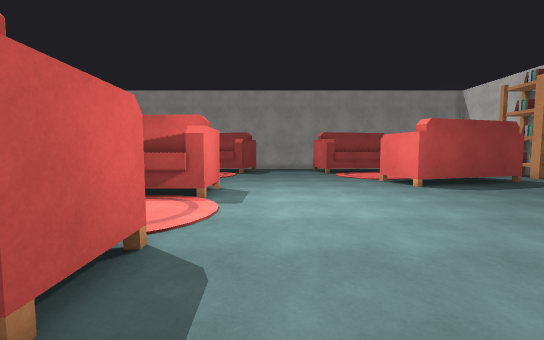
View 1 (above)

24 first-person views from a walk through a Unity game level. The camera is 1.5 m above the floor, tilts 4° down and sees 90° across. Doors are open. The floor is counted in squares, 1 m on a side. Each view is taken from the middle of a square. On the plan, view 1 faces up. The plan holds only what a view shows up to about 14 squares ahead; the rest is blank. The player character is not drawn. Surface patterns are stand-ins for the level's own textures.

View 2
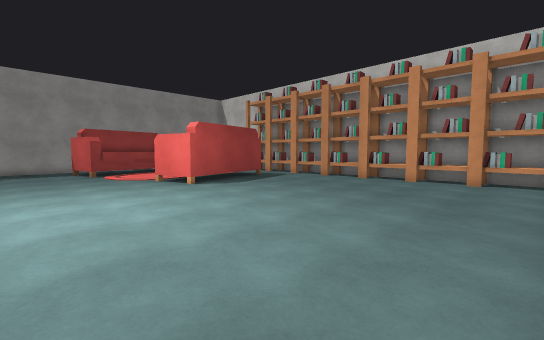

View 3
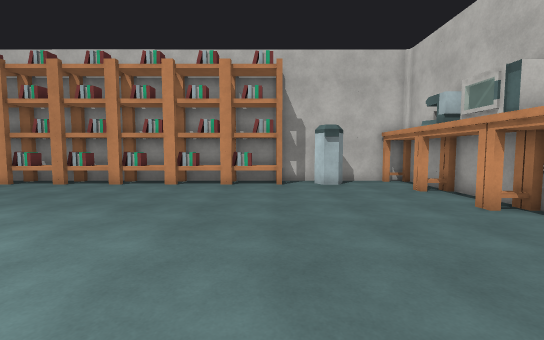

View 4
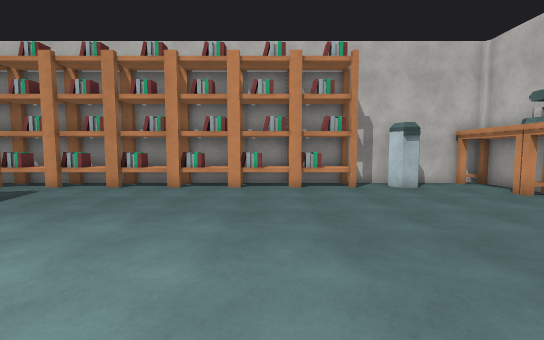

View 5
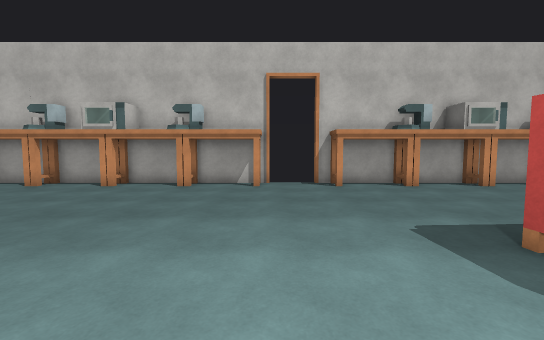

View 6
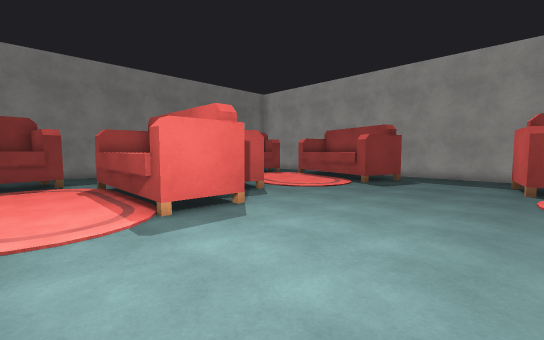

View 7
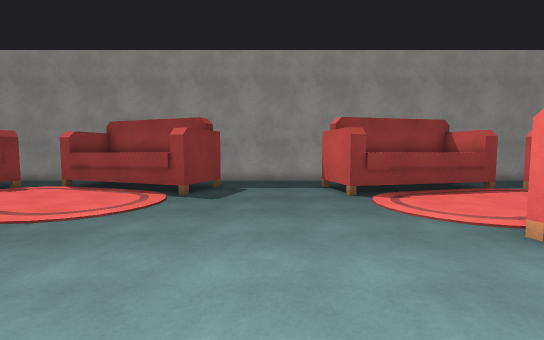

View 8
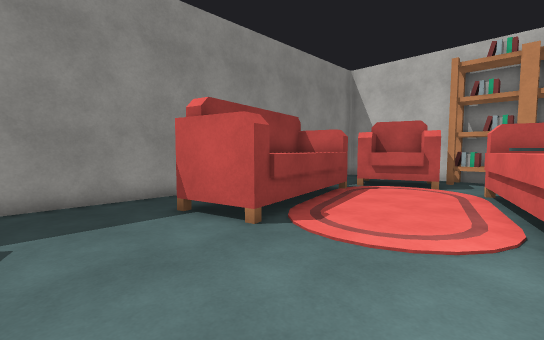

View 9
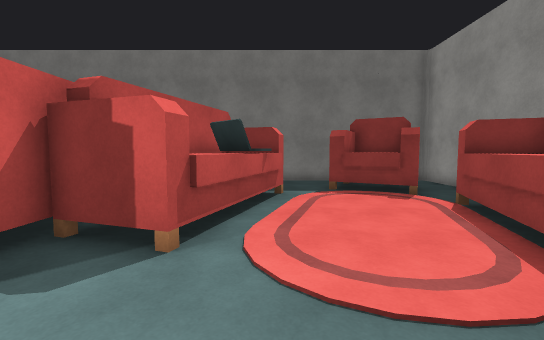

View 10
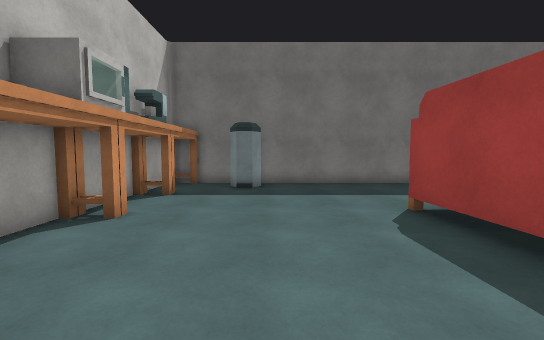

View 11
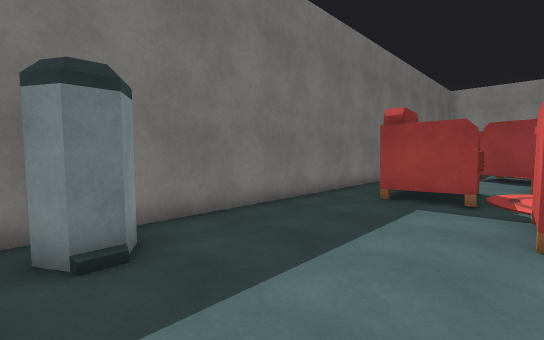

View 12
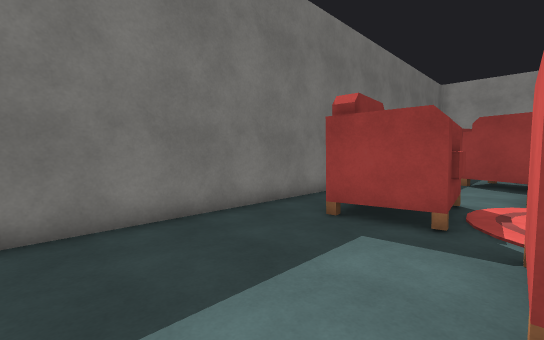

View 13
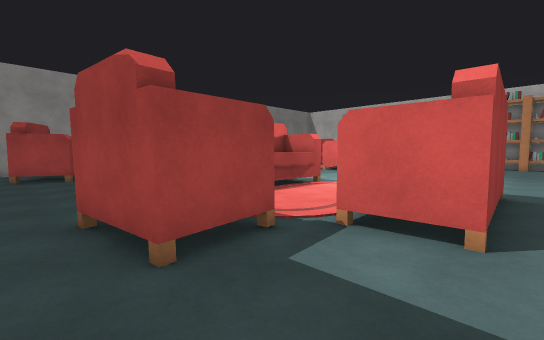

View 14
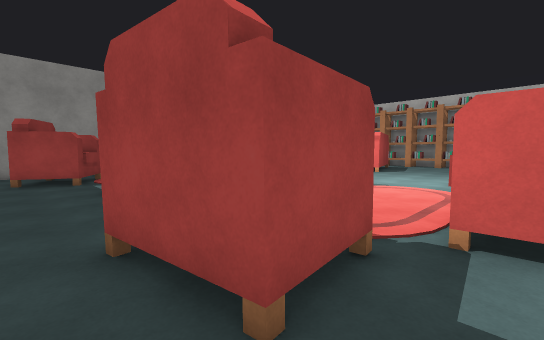

View 15
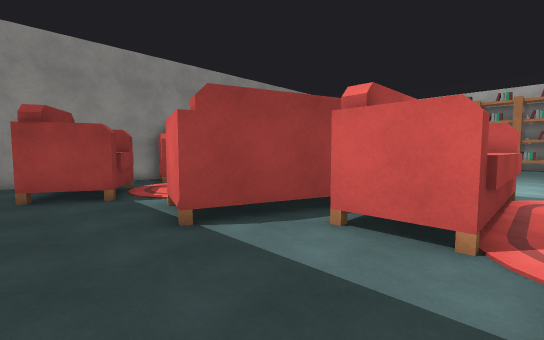

View 16
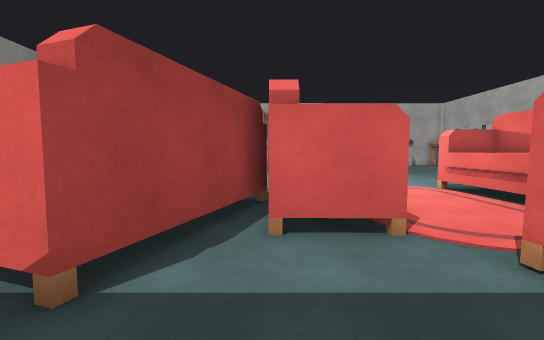

View 17
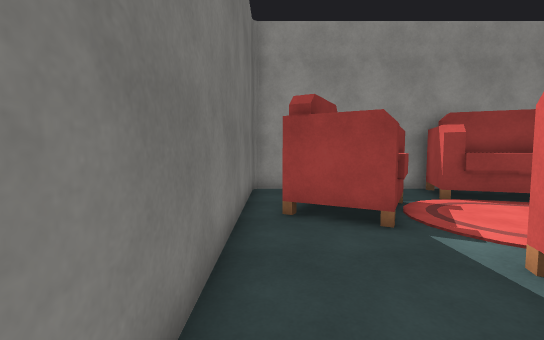

View 18
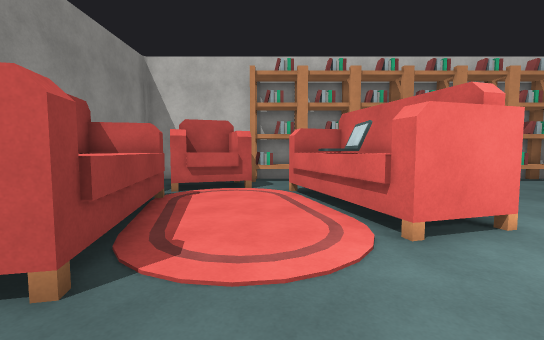

View 19
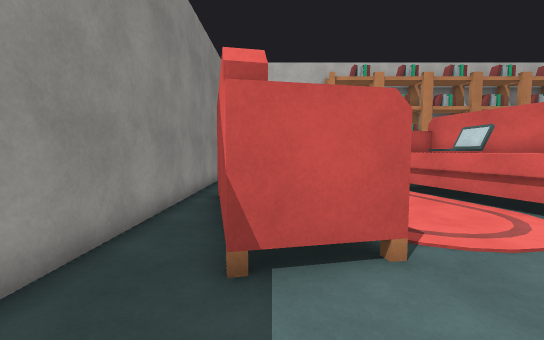

View 20
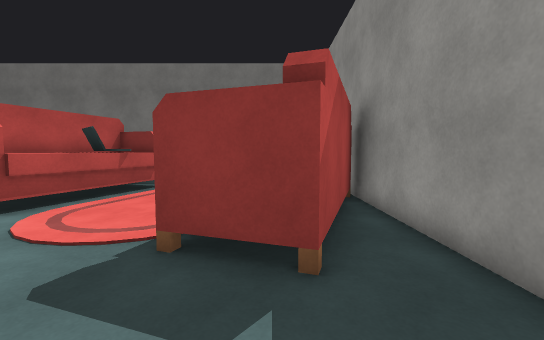

View 21
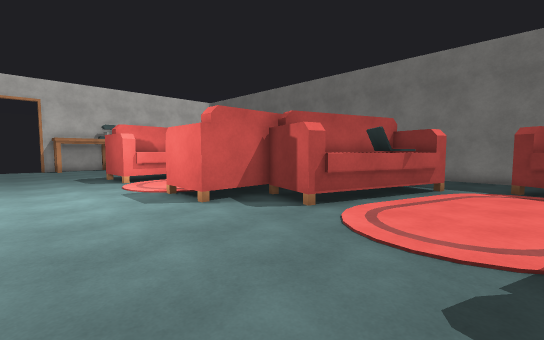

View 22
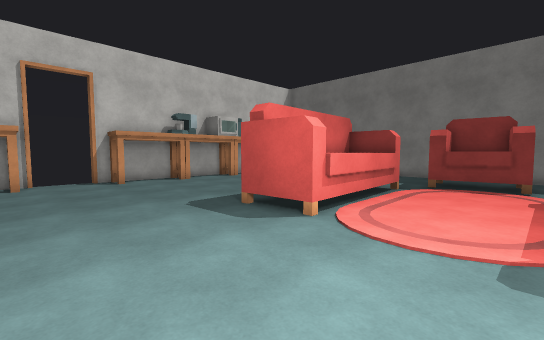

View 23
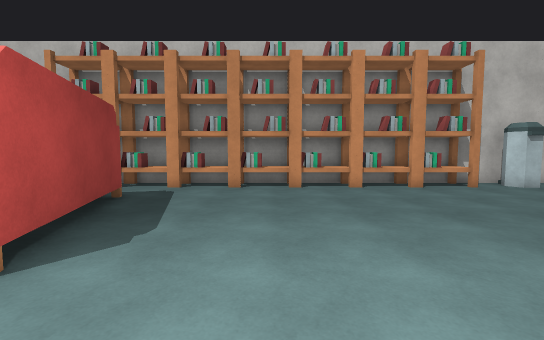

View 24
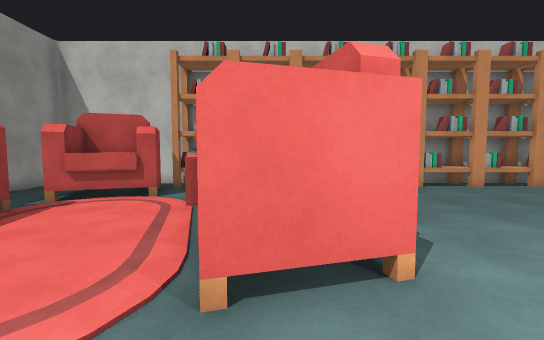

### Floor plan
Key: @ floor where view 1 was taken; # wall or solid block; . main floor; : floor 0.25 m higher than the main floor; D open door; R rug; B bookshelf; K books; I bin; T table; C chair; L laptop; O other object.
Columns run from 14 left of view 1 to 16 right of it. Each row starts with its distance up from view 1.
 23      #####################
 22   ###  O##.............O  ####
 21   #C .OOOOO##.....####OO.....
 20 ###CCCOOOO OOO...OOOO OOOCCC
 19 #C# C....OOOO.....OOOOOO.CCC
 18 #CCCC.......O.....OO.....CCC###
 17 #..C......................CC#K#
 16 #...........................KK#
 15 #...OOLL...............LOO..BB#
 14 #...OOLLOO..........OOLLOO .KK#
 13 #...##OO OO.........OOOOO#O.BK#
 12  .....###O..........O###....#K#
 11  .....######O.......O.......KK#
 10  .....OOOOOOO...............BB#
  9 #.....RRRRRRO...............KK#
  8 #...C..     ................BK#
  7 #.#CCC       ...............#K#
  6 #.#C C      ................KK#
  5 #.CCCC.     ................BB#
  4 #.....ORRRRRO...............KK#
  3 #.....O    OO...............BK#
  2 #.....O#####O...............#K#
  1 #...........................KK#
  0 #.............@.............BB#
 -1 #.............................#
 -2 #...........................###
 -3 #I:.........................#I#
 -4 #I............................#
 -5 #.............................#
 -6 #..TT..T..T..T...T..T..T..T..T#
 -7 ##############DDD##############

Positions as (right, up) in squares from view 1, and headings:
1: (0, 0), facing up
2: (0, 0), facing up-right
3: (2, 0), facing right
4: (3, 3), facing right
5: (2, 6), facing down
6: (4, 6), facing up-left
7: (1, 9), facing up
8: (0, 14), facing up-right
9: (0, 15), facing left
10: (-1, -2), facing left
11: (-8, -4), facing up-left
12: (-8, -1), facing up-left
13: (-13, 1), facing up-right
14: (-13, 3), facing up-right
15: (-13, 8), facing up-right
16: (-13, 11), facing right
17: (-13, 12), facing up
18: (1, 16), facing right
19: (0, 20), facing right
20: (2, 20), facing left
21: (2, 18), facing down-left
22: (3, 8), facing down-left
23: (3, 8), facing right
24: (3, 13), facing right
